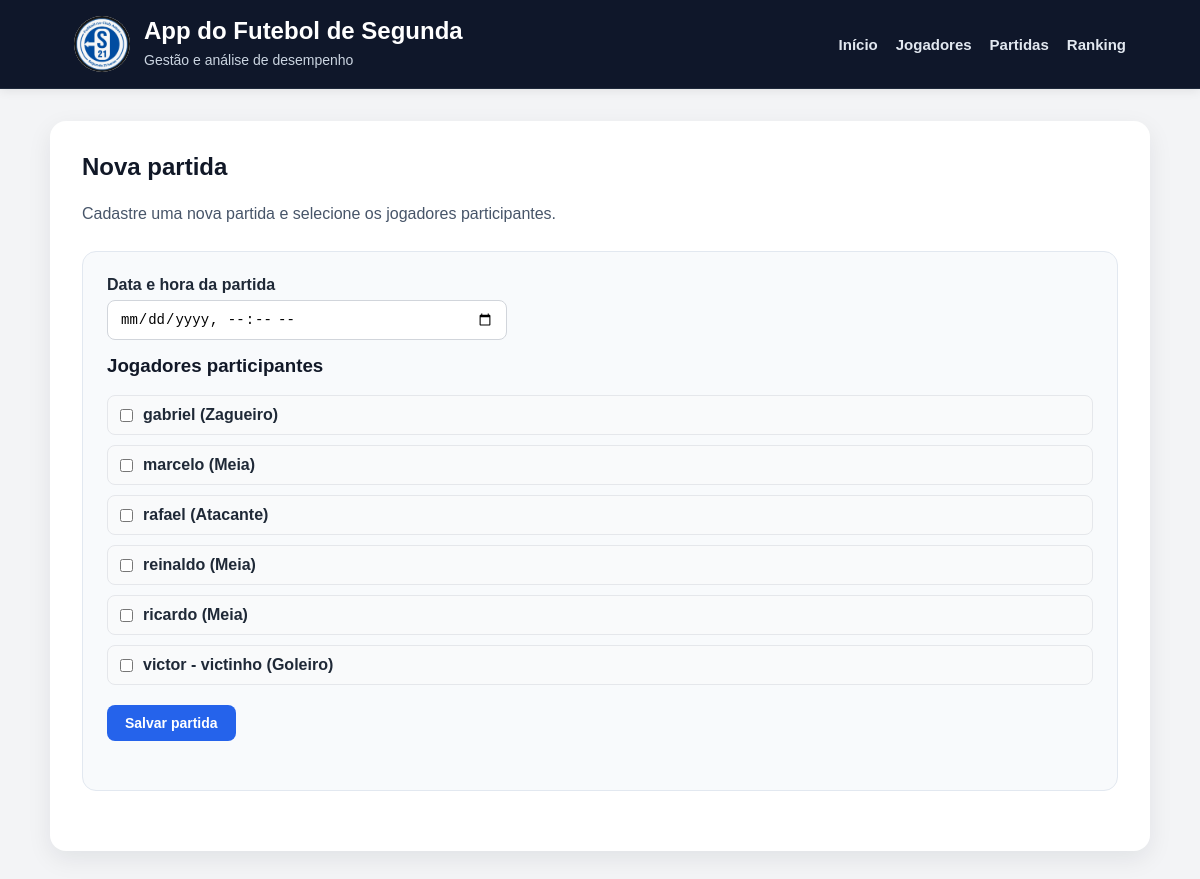
/partidas/nova, run on the app's committed database.
### models.py (models this page shows, shortened)
class Jogador(db.Model):
    __tablename__ = 'jogadores'
    id = db.Column(db.Integer, primary_key=True)
    nome = db.Column(db.String(100), nullable=False)
    apelido = db.Column(db.String(50))
    posicao = db.Column(db.String(30))
    data_cadastro = db.Column(db.DateTime, default=datetime.utcnow)

### app.py (the view)
@app.route('/partidas/nova')
def nova_partida():
    jogadores = Jogador.query.order_by(Jogador.nome.asc()).all()
    return render_template('nova_partida.html', jogadores=jogadores)

### templates/nova_partida.html (shortened to what this page needs)
{% extends 'base.html' %}
{% block content %}
    <div class="section-header">
        <div>
            <h2>Nova partida</h2>
            <p>Cadastre uma nova partida e selecione os jogadores participantes.</p>
        </div>
    </div>
    <div class="form-card">
        <form method="POST" action="/partidas/cadastrar">
            <div class="form-grid">
                <div>
                    <label for="data">Data e hora da partida</label>
                    <input type="datetime-local" name="data" id="data" required>
                </div>
            </div>
            <h3>Jogadores participantes</h3>
            {% if jogadores %}
                <div class="checkbox-group">
                    {% for jogador in jogadores %}
                        <label class="checkbox-item">
                            <input type="checkbox" name="jogadores" value="{{ jogador.id }}">
                            <span>
                                <strong>{{ jogador.nome }}</strong>
                                {% if jogador.apelido %}
                                    - {{ jogador.apelido }}
                                {% endif %}
                                {% if jogador.posicao %}
                                    ({{ jogador.posicao }})
                                {% endif %}
                            </span>
                        </label>
                    {% endfor %}
                </div>
            {% else %}
                <div class="empty-state">
                    <p>Nenhum jogador cadastrado.</p>
                </div>
            {% endif %}
            <div class="form-actions">
                <button type="submit">Salvar partida</button>
            </div>
        </form>
    </div>
{% endblock %}

### static/css/style.css (style rules this page uses)
* { box-sizing: border-box; }
body { margin: 0; font-family: Arial, sans-serif; background-color: #f3f4f6; color: #1f2937; }
h2, h3 { color: #111827; margin-top: 0; }
p { line-height: 1.6; }
form { margin-bottom: 25px; }
label { font-weight: bold; display: block; margin-bottom: 6px; }
input, select { width: 100%; max-width: 400px; padding: 10px 12px; margin-bottom: 15px; border: 1px solid #d1d5db; border-radius: 8px; font-size: 14px; background-color: #fff; }
button { background-color: #2563eb; color: white; border: none; padding: 10px 18px; border-radius: 8px; font-size: 14px; font-weight: bold; cursor: pointer; transition: 0.2s ease; }
.checkbox-group { margin: 10px 0 20px; }
.checkbox-item { display: flex; align-items: center; gap: 10px; margin-bottom: 10px; background-color: #f9fafb; border: 1px solid #e5e7eb; padding: 10px 12px; border-radius: 8px; }
.checkbox-item input[type="checkbox"] { width: auto; margin: 0; }
.section-header { display: flex; justify-content: space-between; align-items: center; gap: 16px; flex-wrap: wrap; margin-bottom: 24px; }
.section-header p { margin: 0; color: #475569; }
.form-card { background-color: #f8fafc; border: 1px solid #e2e8f0; border-radius: 14px; padding: 24px; margin-bottom: 28px; }
.form-grid { display: grid; grid-template-columns: repeat(auto-fit, minmax(220px, 1fr)); gap: 16px; align-items: end; }
.form-actions { margin-top: 8px; }

### data on the page
Jogador: nome "gabriel", posicao "Zagueiro"
Jogador: nome "marcelo", posicao "Meia"
Jogador: nome "rafael", posicao "Atacante"
Jogador: nome "reinaldo", posicao "Meia"
Jogador: nome "ricardo", posicao "Meia"
Jogador: nome "victor", apelido "victinho", posicao "Goleiro"
